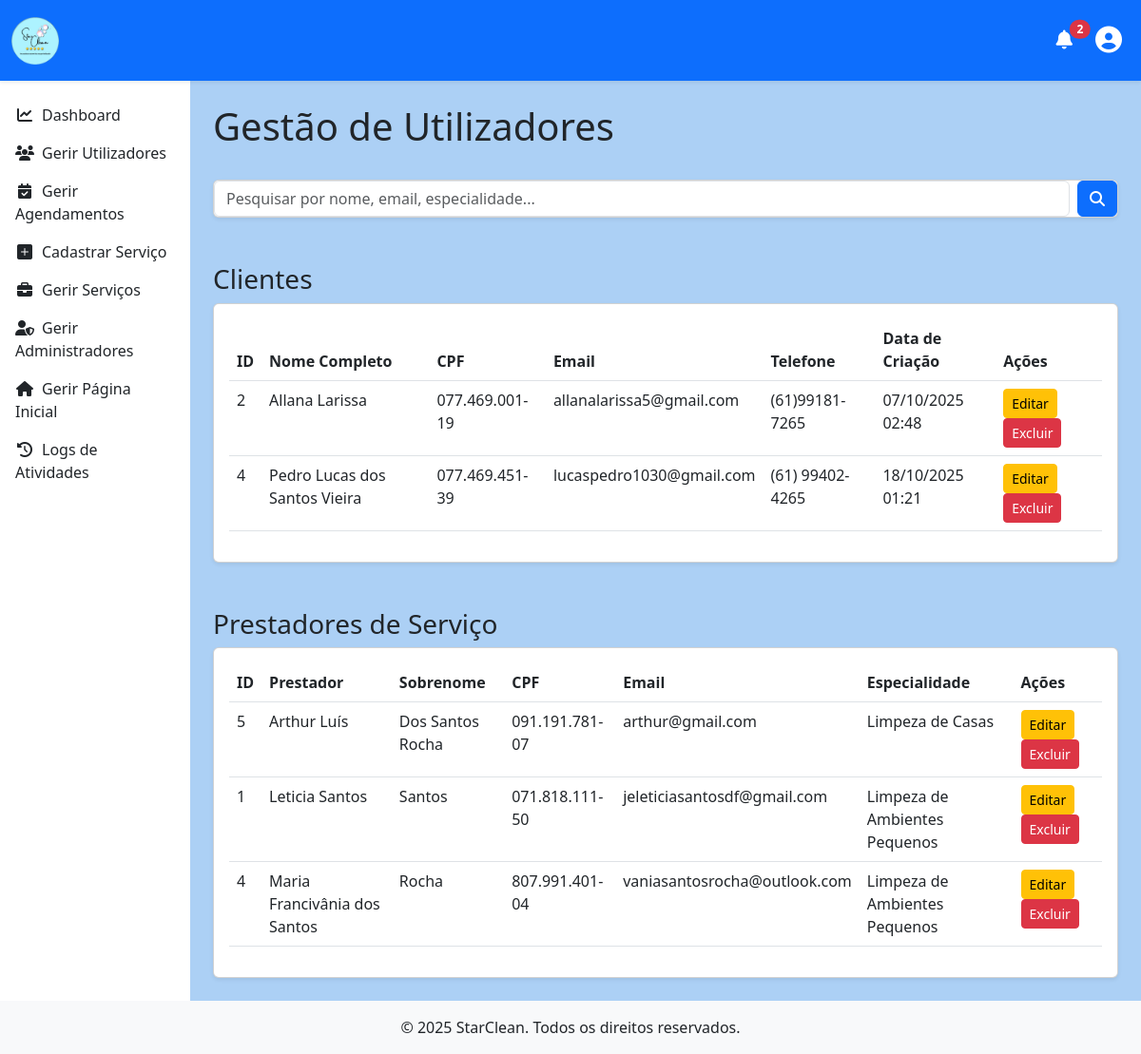
Before: /admin/gerir_utilizadores.php (signed in) with the older database file.
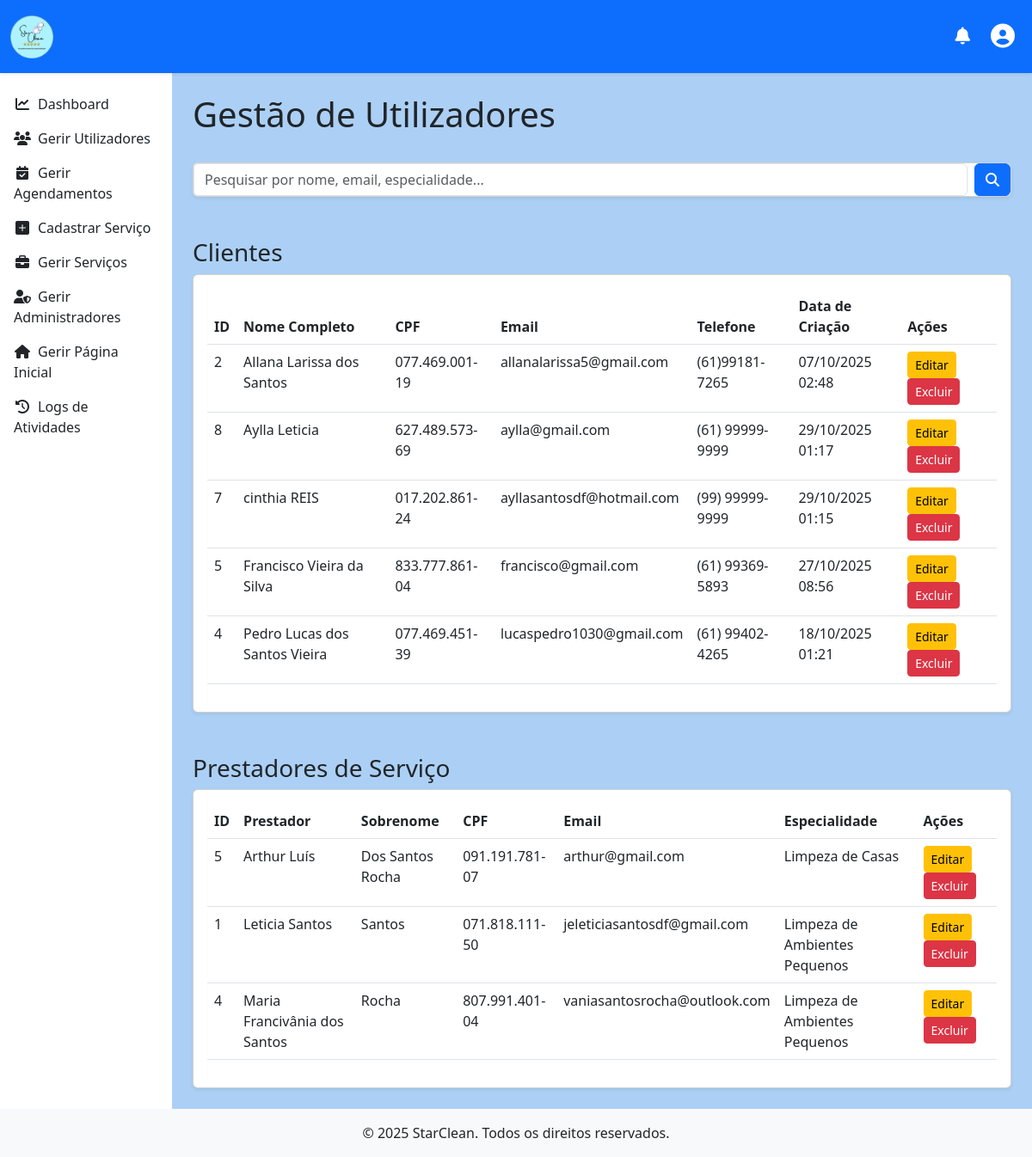
After: the same page with the newer database file.
### tables this page shows
CREATE TABLE `cliente` (
  `id` int(11) NOT NULL,
  `nome` varchar(45) NOT NULL,
  `sobrenome` varchar(45) NOT NULL,
  `email` varchar(150) NOT NULL,
  `data_nascimento` date NOT NULL,
  `telefone` varchar(20) NOT NULL,
  `cpf` varchar(14) NOT NULL,
  `password` varchar(255) NOT NULL,
  `receber_notificacoes_email` tinyint(1) NOT NULL DEFAULT 1,
  `criado_em` timestamp NOT NULL DEFAULT current_timestamp(),
  `atualizado_em` timestamp NOT NULL DEFAULT current_timestamp() ON UPDATE current_timestamp()
);

CREATE TABLE `prestador` (
  `id` int(11) NOT NULL,
  `nome` varchar(100) NOT NULL,
  `sobrenome` varchar(100) NOT NULL,
  `cpf` varchar(18) NOT NULL,
  `email` varchar(150) NOT NULL,
  `telefone` varchar(20) NOT NULL,
  `especialidade` varchar(100) NOT NULL,
  `password` varchar(255) NOT NULL,
  `receber_notificacoes_email` tinyint(1) NOT NULL DEFAULT 1,
  `descricao` text NOT NULL,
  `criado_em` timestamp NOT NULL DEFAULT current_timestamp(),
  `atualizado_em` timestamp NOT NULL DEFAULT current_timestamp() ON UPDATE current_timestamp(),
  `Administrador_id` int(11) NOT NULL
);

### admin/gerir_utilizadores.php (the view, shortened to what the changed rows need)
<?php
$clientes = [];
$prestadores = [];
try {
    $pdo = obterConexaoPDO();
    $sql_clientes = "SELECT id, nome, sobrenome, telefone, cpf, email, criado_em FROM Cliente";
    $sql_clientes .= " ORDER BY nome ASC";
    $stmt_clientes = $pdo->prepare($sql_clientes);
    $stmt_clientes->execute($params_clientes ?? []);
    $clientes = $stmt_clientes->fetchAll();
    $sql_prestadores = "SELECT id, nome, sobrenome, cpf, email, especialidade FROM Prestador";
    $sql_prestadores .= " ORDER BY nome ASC";
    $stmt_prestadores = $pdo->prepare($sql_prestadores);
    $stmt_prestadores->execute($params_prestadores ?? []);
    $prestadores = $stmt_prestadores->fetchAll();
} catch (PDOException $e) {
    error_log("Erro ao buscar utilizadores: " . $e->getMessage());
    $mensagem_erro = '<div class="alert alert-danger">Não foi possível carregar os dados dos utilizadores. Tente novamente mais tarde.</div>';
}
include '../includes/header.php';
include '../includes/navbar_logged_in.php';
?>
<main class="d-flex">
    <div class="container-fluid p-4">
        <div class="d-flex justify-content-between align-items-center mb-4">
            <h1>Gestão de Utilizadores</h1>
        </div>
        <div class="card shadow-sm">
            <div class="card-body">
                <div class="table-responsive">
                    <table class="table table-hover">
                        <thead class="thead-dark">
                            <tr>
                                <th>ID</th>
                                <th>Nome Completo</th>
                                <th>CPF</th>
                                <th>Email</th>
                                <th>Telefone</th>
                                <th>Data de Criação</th>
                                <th>Ações</th>
                            </tr>
                        </thead>
                        <tbody>
                            <?php if (empty($clientes)): ?>
                                <tr><td colspan="7" class="text-center">Nenhum cliente encontrado.</td></tr>
                            <?php else: ?>
                                <?php foreach ($clientes as $cliente): ?>
                                    <tr>
                                        <td><?= htmlspecialchars($cliente['id']) ?></td>
                                        <td><?= htmlspecialchars($cliente['nome'] . ' ' . $cliente['sobrenome']) ?></td>
                                        <td><?= htmlspecialchars($cliente['cpf']) ?></td>
                                        <td><?= htmlspecialchars($cliente['email']) ?></td>
                                        <td><?= htmlspecialchars($cliente['telefone']) ?></td>
                                        <td><?= date('d/m/Y H:i', strtotime($cliente['criado_em'])) ?></td>
                                        <td>
                                            <a href="editar_utilizador.php?id=<?= $cliente['id'] ?>&tipo=cliente" class="btn btn-warning btn-sm">Editar</a>
                                            <a href="excluir_utilizador.php?id=<?= $cliente['id'] ?>&tipo=cliente" class="btn btn-danger btn-sm" onclick="return confirm('Tem a certeza?');">Excluir</a>
                                        </td>
                                    </tr>
                                <?php endforeach; ?>
                            <?php endif; ?>
                        </tbody>
                    </table>
                </div>
            </div>
        </div>
        <div class="card shadow-sm">
            <div class="card-body">
                <div class="table-responsive">
                    <table class="table table-hover">
                        <thead class="thead-dark">
                            <tr>
                                <th>ID</th>
                                <th>Prestador</th>
                                <th>Sobrenome</th>
                                <th>CPF</th>
                                <th>Email</th>
                                <th>Especialidade</th>
                                <th>Ações</th>
                            </tr>
                        </thead>
                        <tbody>
                            <?php if (empty($prestadores)): ?>
                                <tr><td colspan="6" class="text-center">Nenhum prestador encontrado.</td></tr>
                            <?php else: ?>
                                <?php foreach ($prestadores as $prestador): ?>
                                    <tr>
                                        <td><?= htmlspecialchars($prestador['id']) ?></td>
                                        <td><?= htmlspecialchars($prestador['nome']) ?></td>
                                        <td><?= htmlspecialchars($prestador['sobrenome']) ?></td>
                                        <td><?= htmlspecialchars($prestador['cpf']) ?></td>
                                        <td><?= htmlspecialchars($prestador['email']) ?></td>
                                        <td><?= htmlspecialchars($prestador['especialidade']) ?></td>
                                        <td>
                                            <a href="editar_utilizador.php?id=<?= $prestador['id'] ?>&tipo=prestador" class="btn btn-warning btn-sm">Editar</a>
                                            <a href="excluir_utilizador.php?id=<?= $prestador['id'] ?>&tipo=prestador" class="btn btn-danger btn-sm" onclick="return confirm('Tem a certeza?');">Excluir</a>
                                        </td>
                                    </tr>
                                <?php endforeach; ?>
                            <?php endif; ?>
                        </tbody>
                    </table>
                </div>
            </div>
        </div>
    </div>
</main>
<?php
include '../includes/footer.php';
?>

### includes/navbar_logged_in.php (shortened to what the changed rows need)
<?php
if (isset($_SESSION['usuario_id'])) {
    $id_usuario = $_SESSION['usuario_id'];
    $tipo_usuario = $_SESSION['usuario_tipo'];
    $pdo = obterConexaoPDO();
    $notifications = [];
    try {
        if ($tipo_usuario === 'prestador') {
            $link_destino = BASE_URL . '/prestador/gerir_agendamentos.php';
            $stmt = $pdo->prepare("SELECT a.data as data, c.nome AS nome_cliente FROM Agendamento a JOIN Cliente c ON a.Cliente_id = c.id WHERE a.Prestador_id = ? AND a.status = 'pendente' AND a.notificacao_prestador_lida = FALSE ORDER BY a.data DESC LIMIT 5");
            $stmt->execute([$id_usuario]);
            $notifications = $stmt->fetchAll(PDO::FETCH_ASSOC);
        } elseif ($tipo_usuario === 'admin') {
            $stmt = $pdo->prepare(
                "SELECT a.data, s.titulo, s.preco, p.nome AS nome_prestador
                 FROM Agendamento a
                 JOIN Servico s ON a.Servico_id = s.id
                 JOIN Prestador p ON a.Prestador_id = p.id
                 WHERE a.status = 'realizado' AND a.notificacao_admin_lida = FALSE ORDER BY a.data DESC LIMIT 5"
            );
            $stmt->execute();
            $notifications = $stmt->fetchAll(PDO::FETCH_ASSOC);
        }
    } catch (PDOException $e) {
        error_log("Erro ao buscar notificações: " . $e->getMessage());
    }
}
?>
<nav class="navbar navbar-expand-lg navbar-light bg-primary shadow-sm">
    <div class="container-fluid">
        <div class="d-flex align-items-center">
            <div class="dropdown me-3">
                <a href="#" class="nav-link" id="notificationDropdown" role="button" data-bs-toggle="dropdown" aria-expanded="false">
                    <i class="fas fa-bell fs-5 text-white me-2"></i>
                    <?php if (!empty($notifications)): ?>
                        <span class="badge bg-danger rounded-pill position-absolute top-0 start-100 translate-middle">
                            <?= count($notifications) ?>
                        </span>
                    <?php endif; ?>
                </a>
            </div>
        </div>
    </div>
</nav>

Changed rows visible on the page:
changed cliente "allanalarissa5@gmail.com": nome+sobrenome "Allana Larissa" → "Allana Larissa dos Santos"
added cliente: id "8", nome+sobrenome "Aylla Leticia", cpf "627.489.573-69", email "aylla@gmail.com", telefone "(61) 99999-9999", criado_em "29/10/2025 01:17"
added cliente: id "7", nome+sobrenome "cinthia REIS", cpf "017.202.861-24", email "ayllasantosdf@hotmail.com", telefone "(99) 99999-9999", criado_em "29/10/2025 01:15"
added cliente: id "5", nome+sobrenome "Francisco Vieira da Silva", cpf "833.777.861-04", email "francisco@gmail.com", telefone "(61) 99369-5893", criado_em "27/10/2025 08:56"
Other visible differences:
count($notifications): "2" → (not shown)
